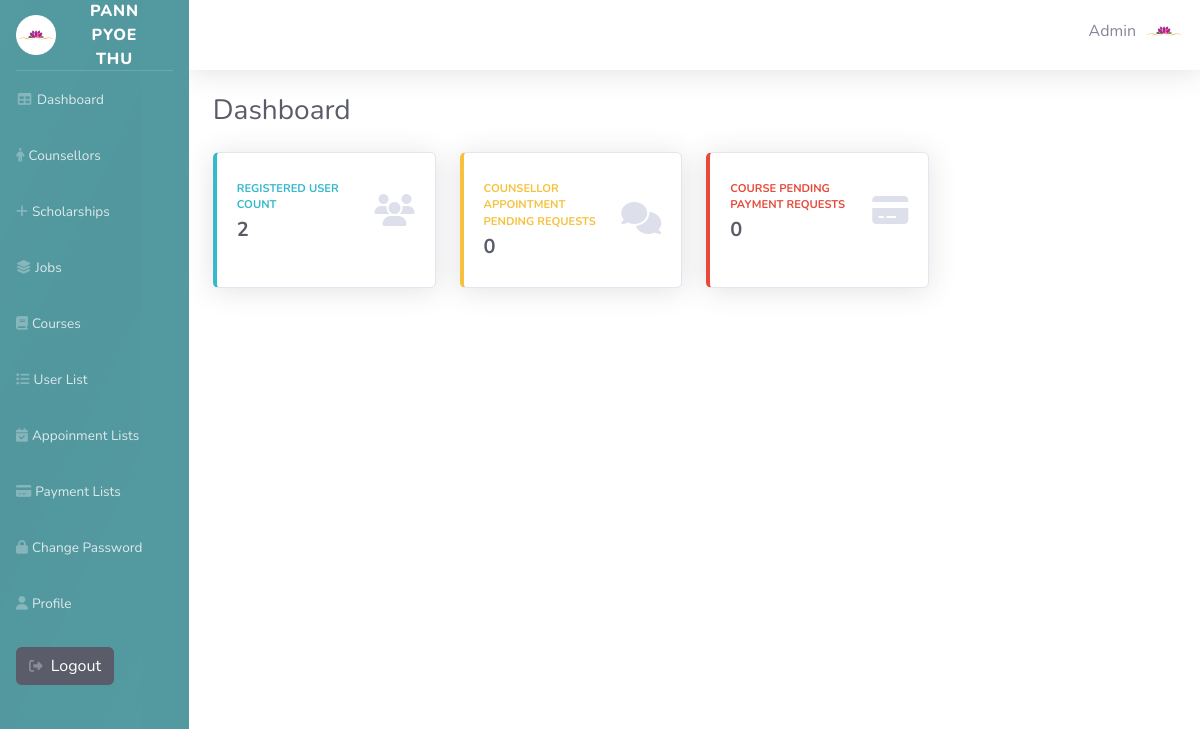
Page /Admin/dashboard/main.php (signed in) on the committed database.
### tables this page shows
CREATE TABLE `user_tbl` (
  `user_id` int(11) NOT NULL,
  `course_id` int(11) DEFAULT NULL,
  `job_id` int(11) DEFAULT NULL,
  `user_name` varchar(50) DEFAULT NULL,
  `email` varchar(30) NOT NULL,
  `password_hash` varchar(100) NOT NULL,
  `role` varchar(15) NOT NULL DEFAULT 'user',
  `phone` varchar(20) DEFAULT NULL,
  `profile_path` varchar(255) DEFAULT NULL
);

### Admin/layouts/master.php (the view, shortened to what this page needs)
<?php
require '../database/db_connection.php';
$user_id = $_SESSION['user_id'] ?? null;
if ($user_id) {
    $stmt = $conn->prepare("SELECT * FROM user_tbl WHERE user_id = ?");
    $stmt->bind_param("i", $user_id);
    $stmt->execute();
    $result = $stmt->get_result();
    $user = $result->fetch_assoc();
} else {
    $user = null;
}
?>
<!DOCTYPE html>
<html lang="en">
<head>
    <link rel="stylesheet" href="https://cdnjs.cloudflare.com/ajax/libs/font-awesome/6.5.2/css/all.min.css"
 />
    <link href="../css/sb-admin-2.min.css" rel="stylesheet">
</head>
<body id="page-top">
    <div id="wrapper">
        <ul style="background-color: rgb(83, 153, 160);" class="navbar-nav sidebar sidebar-dark accordion" id="accordionSidebar">
            <a class="sidebar-brand d-flex align-items-center justify-content-center" href="index.html">
                <div class="sidebar-brand-icon ">
                     <img src="../../HomePimg/Logo.ico" style="width: 40px" alt="">
                </div>
                <div class="sidebar-brand-text mx-3">Pann Pyoe Thu</div>
            </a>
            <hr class="sidebar-divider my-0">
            <li class="nav-item">
                <a class="nav-link" href="../dashboard/main.php"><i class="fas fa-fw fa-table"></i><span>Dashboard </span></a>
            </li>
            <li class="nav-item">
                <a class="nav-link" href="../Counsellor/list.php"><i class="fa-solid fa-person"></i><span>Counsellors </span></a>
            </li>
            <li class="nav-item">
                <a class="nav-link" href="../Scholarships/list.php"><i class="fa-solid fa-plus"></i></i><span>Scholarships </span></a>
            </li>
            <li class="nav-item">
                <a class="nav-link" href="../Jobs/list.php"><i class="fa-solid fa-layer-group"></i><span>Jobs</span></a>
            </li>
            <li class="nav-item">
                <a class="nav-link" href="../Courses/list.php"><i class="fa-solid fa-book"></i><span>Courses </span></a>
            </li>
            <li class="nav-item">
                <a class="nav-link" href="../Users/userlist.php"><i class="fa-solid fa-list"></i><span>User List</span></a>
            </li>
            <li class="nav-item">
                <a class="nav-link" href="../Appointment_lists/appoinment.php"><i class="fa-solid fa-calendar-check"></i><span>Appoinment Lists </span></a>
            </li>
                      <li class="nav-item">
                <a class="nav-link" href="../Payment/list.php"><i class="fa-solid fa-credit-card"></i><span>Payment Lists </span></a>
            </li>
            <li class="nav-item">
                <a class="nav-link" href="../changepassword/changepassword.php"><i class="fa-solid fa-lock"></i></i></i><span>Change Password </span></a>
            </li>
            <li class="nav-item">
                <a class="nav-link" href="../changepassword/profile.php"><i class="fa-solid fa-user"></i><span>Profile </span></a>
            </li>
            <li class="nav-item">
                <form action="../logout.php" method="post">
                    <span class="nav-link">
                        <button type="submit" class="btn bg-dark text-white"><i
                                class="fa-solid fa-right-from-bracket"></i> Logout</button>
                    </span>
                </form>
            </li>
        </ul>
        <div id="content-wrapper" class="d-flex flex-column">
            <div id="content" style="background-color: white">
                <nav class="navbar navbar-expand navbar-light bg-white topbar mb-4 static-top shadow">
                    <ul class="navbar-nav ml-auto">
                       <?php if (!empty($user) && is_array($user)): ?>
                            <p class="mt-2 mr-2" ><?php echo htmlspecialchars($user['user_name']); ?></p>
                        <?php else: ?>
                            <p class="mt-2 mr-2">Guest</p>
                        <?php endif; ?>
                     <?php if ($user['profile_path']): ?>
                        <img src="../../<?php echo htmlspecialchars($user['profile_path']) ?>" alt="Profile"  style="width:40px; height:40px; object-fit:cover;" class="rounded-circle">
                        <?php else: ?>
                        <img src="../uploads/1000_F_64675209_7ve2XQANuzuHjMZXP3aIYIpsDKEbF5dD.jpg" alt="Profile"  style="width:40px; height:40px; object-fit:cover;" class="rounded-circle">
                        <?php endif; ?>
                    </ul>
                </nav>
                    <?= $content ?>
</body>
</html>

### Admin/layouts/master.php (style rules this page uses)
#accordionSidebar { position: relative; overflow: hidden; -webkit-font-smoothing: antialiased; }
#accordionSidebar::before { content: ""; position: absolute; inset: 0; pointer-events: none; background: linear-gradient(115deg, rgba(255,255,255,0.02) 0%, rgba(255,255,255,0.00) 20%, rgba(0,0,0,0.02) 50%, rgba(255,255,255,0.00) 80%, rgba(255,255,255,0.02) 100%); transform: translateX(-25%); mix-blend-mode: overlay; animation: sidebar-sheen 8s linear infinite; transition: opacity .3s ease; }
#accordionSidebar .nav-link { position: relative; overflow: hidden; transition: transform .18s ease, box-shadow .18s ease, background-color .18s ease; border-radius: 6px; }
#accordionSidebar .nav-link::after { content: ""; position: absolute; left: -10%; top: 0; height: 100%; width: 0%; pointer-events: none; background: linear-gradient(90deg, rgba(255,255,255,0.06) 0%, rgba(255,255,255,0.02) 40%, rgba(255,255,255,0.01) 60%, rgba(255,255,255,0.04) 100%); transition: width .36s cubic-bezier(.2,.9,.2,1), left .36s cubic-bezier(.2,.9,.2,1); mix-blend-mode: screen; }
#accordionSidebar .nav-item i { transition: color .25s ease, text-shadow .25s ease, transform .25s ease; }
.topbar { position: relative; overflow: hidden; }
.topbar::before { content: ""; position: absolute; inset: 0; pointer-events: none; background: linear-gradient(90deg, rgba(0,0,0,0.02), rgba(255,255,255,0.03), rgba(0,0,0,0.02)); transform: translateX(-15%); mix-blend-mode: overlay; animation: topbar-sheen 12s linear infinite; }

### rows in the picture
user_tbl: user_name "Admin", profile_path (picture)

### other values in the picture
$userCount "2"
$pendingAppointments "0"
$pendingPayments "0"
